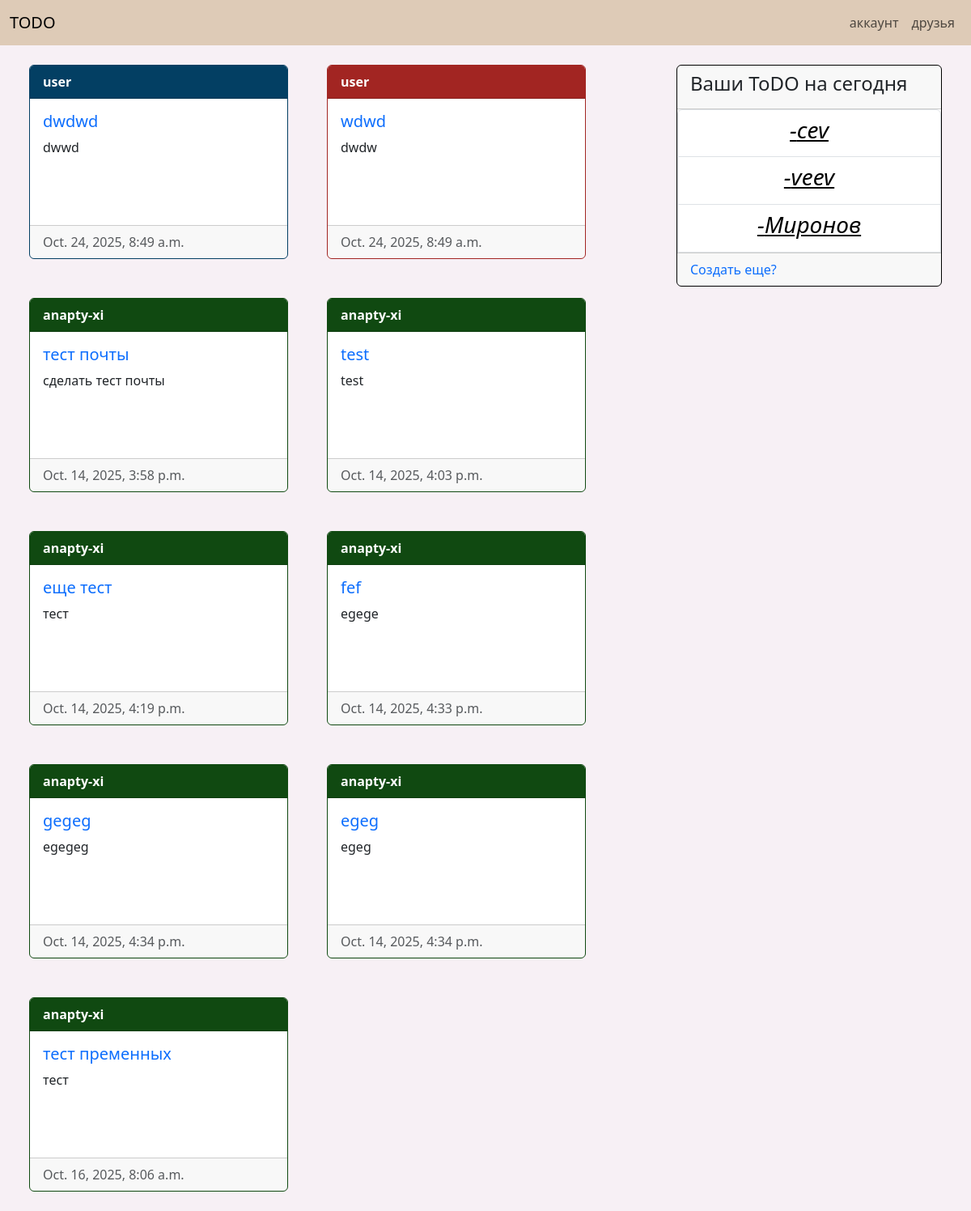
/homepage/ (signed in), run on an earlier commit of the app's database.
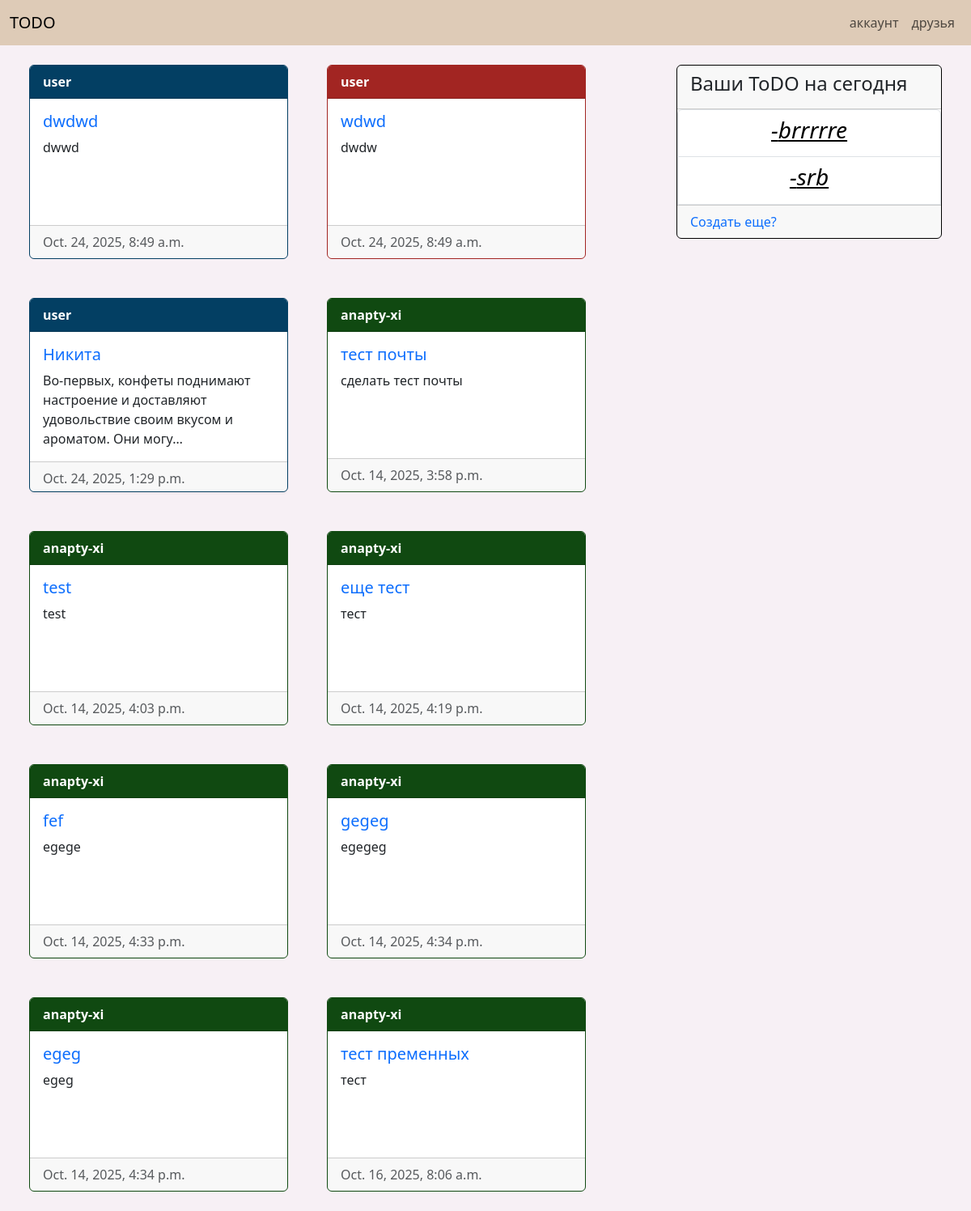
And on a later commit of the database.
### todos/models.py (models this page shows, shortened)
class Todo(models.Model):
    class StatusChoises(models.TextChoices):
        no_report = 'no_report'
        no_confirm = 'no_confirm'
        confirmed = 'confirmed'
    user = models.ForeignKey(User, related_name='todo', on_delete=models.CASCADE)
    name = models.CharField(max_length=64)
    slug = models.SlugField(max_length=64)
    description = models.TextField()
    img = models.ImageField(upload_to='todo_images/', blank=True, null=True)
    publish_date = models.DateTimeField(auto_now_add=True)
    status = models.CharField(choices=StatusChoises, default=StatusChoises.no_report)
    class Meta:
        ordering = ['publish_date',]
    def get_absolute_url(self):
        return reverse('todos:todo_info', kwargs={'pk': self.pk,
                                     'slug': self.slug,
                                     })

### homepage/views.py (the view)
# urls.py: path('', views.homepage, name='homepage'),
@login_required
def homepage(requset):
    user = requset.user
    user_todos = services.get_user_todos(user)
    friends_todos = services.get_friends_todos(user)
    return render(requset, 'homepage/homepage.html', {'user_todos': user_todos, 'friends_todos': friends_todos})

### homepage/services.py (called while the page is built)
def get_user_todos(user):
    return user.todo.all()

def get_friends_todos(user):
    friends = user.profile.friends.all()
    friends_todos = []
    for todos in map(lambda x: x.user.todo.all(), friends):
        friends_todos.extend(todos)
    return friends_todos

### homepage/templates/homepage/homepage.html (shortened to what this page needs)
{% extends 'base.html' %}
{% load django_bootstrap5 %}
{% block content %}
<div class="container-fluid">
    <div class="row">
        <div class="col-8">
            <div class="d-flex flex-wrap justify-content-start">
            {% for todo in friends_todos %}
                    {% if todo.status == 'no_report' %}
                    <div class="card m-4" style="width: 20rem; height: 15rem; border-color: #A22522; ">
                        <div class="card-header fw-bold" style="background-color: #A22522;">
                    {% elif todo.status == 'no_confirm' %}
                    <div class="card m-4" style="width: 20rem; height: 15rem; border-color: #033F63;">
                        <div class="card-header fw-bold" style="background-color: #033F63;">
                    {% elif todo.status == 'confirmed' %}
                    <div class="card m-4" style="width: 20rem; height: 15rem; border-color: #104911;">
                        <div class="card-header fw-bold" style="background-color: #104911;">
                    {% endif %}
                                <a href="{{ todo.get_user_absolute_url }}" class="text-decoration-none" style="color: white;">{{ todo.user.username }}</a>
                        </div>
                        <div class="card-body" style="background-color: #ffffff;">
                            <h5 class="card-title">
                                <a href="{{ todo.get_absolute_url }}" class="text-decoration-none">{{ todo.name }}</a>
                            </h5>
                            <p class="card-text">{{ todo.description|truncatechars:100 }}</p>
                        </div>
                        <div class="card-footer text-muted">
                            {{ todo.publish_date }}
                        </div>
                    </div>
            {% empty %}
            <h1>У ваших друзей нет активных ToDo</h1>
            {% endfor %}
            </div>
        </div>
        <div class="col-4">
            <div class="card m-4" style="border-color: black;">
                <div class="card-header fw-bold"><h4>Ваши ToDO на сегодня</h4></div>
                <ul class="list-group listgroup-flush">
                {% for todo in user_todos %}
                        <li class="list-group-item text-center">
                            <a href="{{ todo.get_abcolute_url }}" class="text-decoration-none" style="color: black;">
                                <h3 class="fw-normal fst-italic text-decoration-underline"> -{{ todo.name }}</h3>
                            </a>
                        </li>
                {% empty %}
                </ul>
                    <h3 class="fw-normal">У вас нет ToDO на сегодня</h3>
                {% endfor %}
                <div class="card-footer">
                    <a href="{% url 'todos:todo_add' %}" class="text-decoration-none">Создать еще?</a>
                </div>
            </div>
        </div>
    </div>
</div>
{% endblock %}

### account/templates/base.html (shortened to what this page needs)
{% load django_bootstrap5 %}
{% bootstrap_css %}
{% load static %}
<!DOCTYPE html>
<html lang="en">
<head>
    <link rel="stylesheet" href="{% static 'extra_css.css' %}">
</head>
<body style="background-color:#F7F0F5;">
    <nav class="navbar navbar-expand-lg sticky-top" style="background-color: #DECBB7;">
        <div class="container-fluid">
            <a class="navbar-brand" href="{% url 'homepage:homepage' %}">TODO</a>
        </div>
        <div class="container-fluid justify-content-end">
            <div class="navbar-nav text-center">
                <a class='nav-link' href="{% url 'account:profile_info' %}">аккаунт</a>
            </div>
            <div class="navbar-nav">
                <a class='nav-link' href="{% url 'friends:friends_search' %}">друзья</a>
            </div>
        </div>
    </nav>
    {% block content %}
    {% endblock %}
</body>
</html>

What changed in the data, as far as the page shows it:
removed Todo: name "cev", shown under "Ваши ToDO на сегодня"
removed Todo: name "veev", shown under "Ваши ToDO на сегодня"
removed Todo: name "Миронов", shown under "Ваши ToDO на сегодня"
added Todo: user.username "user", name "Никита", description "Во-первых, конфеты поднимают настроение и доставляют удовольствие своим вкусом и ароматом. Они могу…", publish_date "Oct. 24, 2025, 1:29 p.m."
added Todo: name "brrrrre", shown under "Ваши ToDO на сегодня"
added Todo: name "srb", shown under "Ваши ToDO на сегодня"
